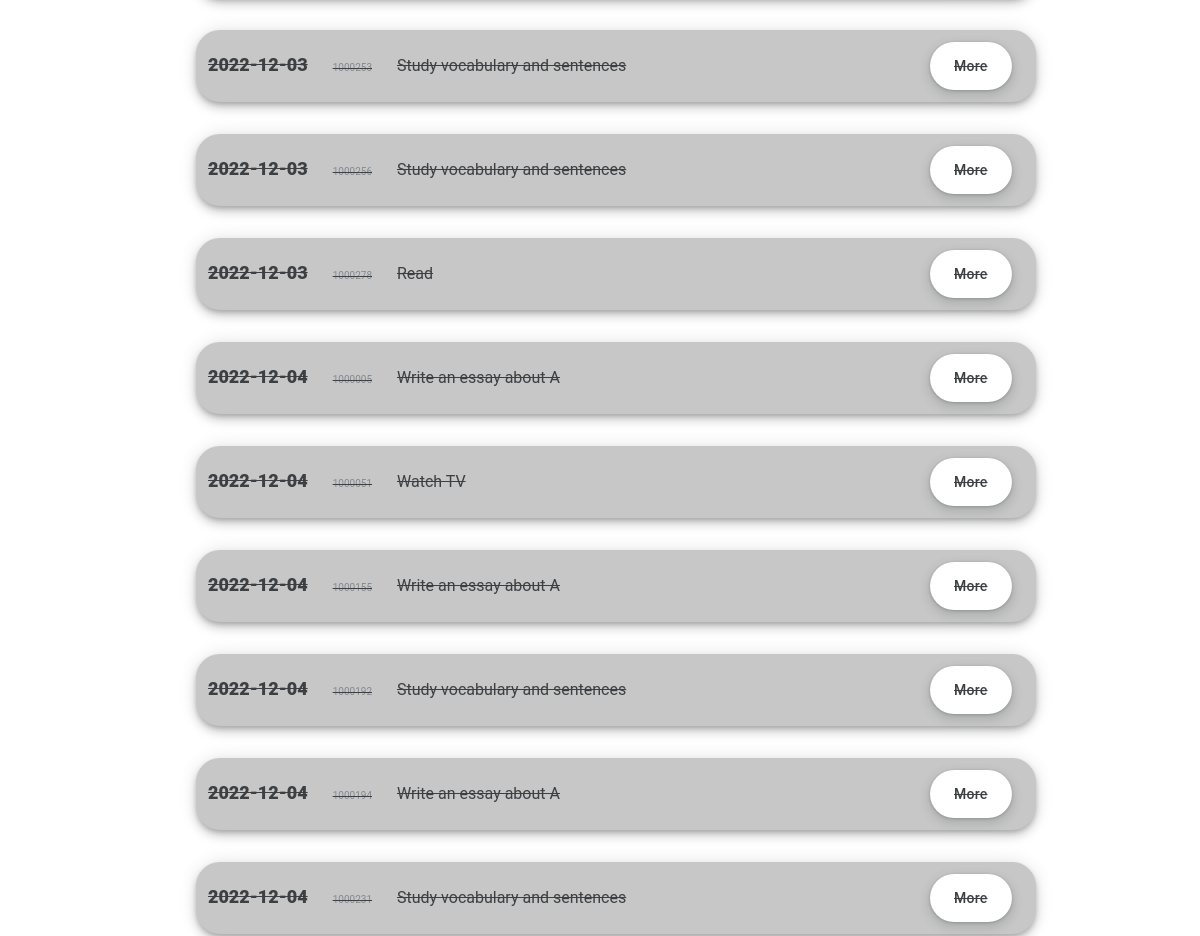
The app's page /assignments.html (signed in, middle part), older data.
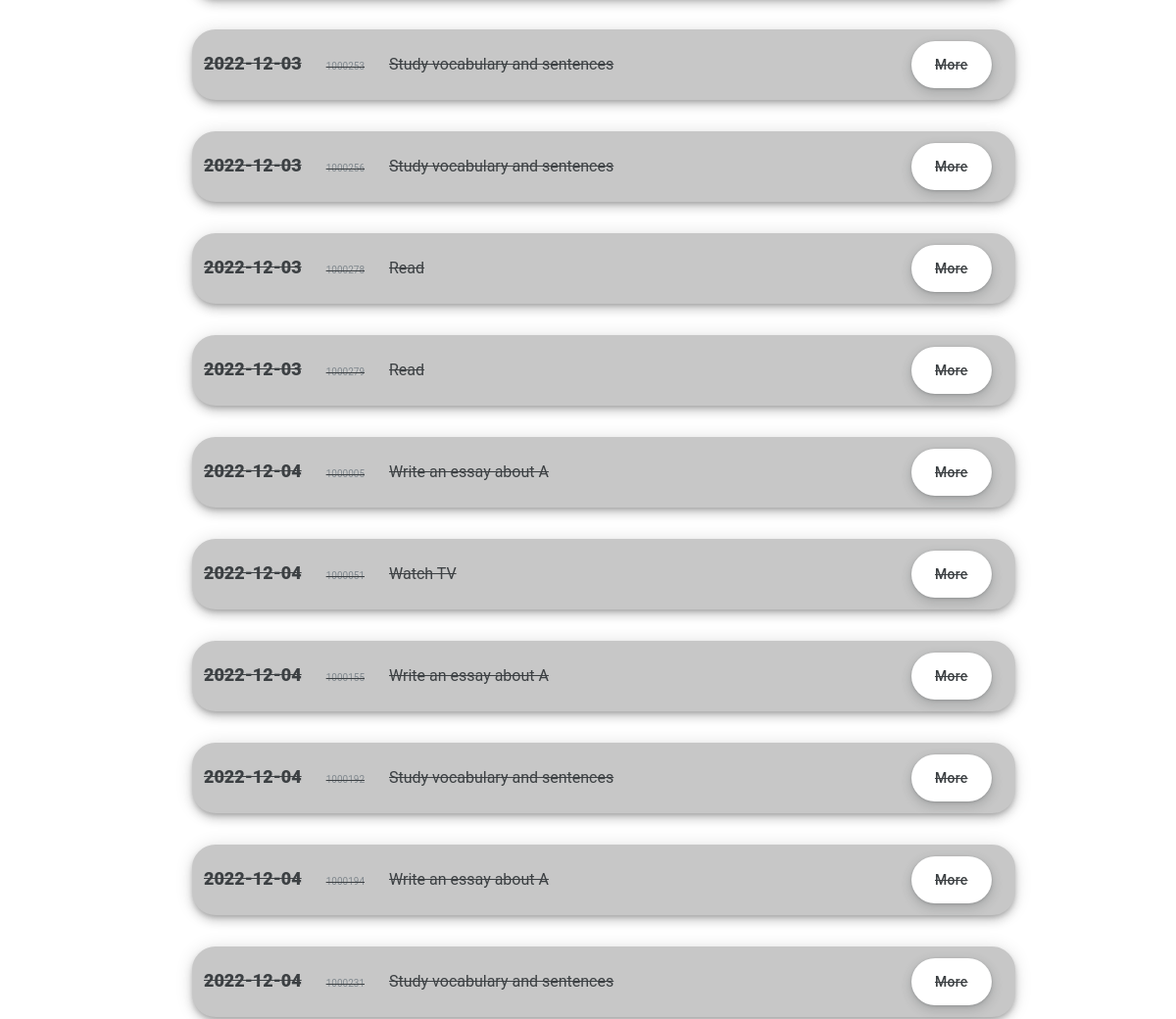
The same page, newer data.
### nieszkolni_app/models.py (models this page shows)
class Curriculum(models.Model):
    item = models.IntegerField(primary_key=True)
    deadline_text = models.CharField(max_length=200, default="")
    deadline_number = models.IntegerField()
    name = models.CharField(max_length=200, default="")
    component_id = models.CharField(max_length=200, default="")
    component_type = models.CharField(max_length=200, default="")
    assignment_type = models.CharField(max_length=200, default="")
    title = models.CharField(max_length=200, default="")
    content = models.TextField(default="")
    matrix = models.CharField(max_length=200, default="")
    resources = models.TextField(default="")
    conditions = models.TextField(default="")
    status = models.CharField(max_length=200, default="uncompleted")
    completion_stamp = models.IntegerField(default=0)
    completion_date = models.IntegerField(default=0)
    submitting_user = models.CharField(max_length=200, default="")
    reference = models.IntegerField(default=0)

### nieszkolni_app/views.py (the view)
# urls.py: path('assignments.html', views.assignments, name="assignments"),
@login_required
def assignments(request):
    if request.user.is_authenticated:
        first_name = request.user.first_name
        last_name = request.user.last_name
        current_user = first_name + " " + last_name
        user_agent = get_user_agent(request)
        score = ActivityManager().calculate_points_this_week(current_user)
        display_first_name = first_name.capitalize()
        messages.success(request, (f"{display_first_name}, if you encounter an error, take a screenshot and send it to Damian via email."))
        if request.method == "POST":
            item = request.POST["item"]
            return render(request, "assignments.html", {"item": item})
        else:
            uncomplated_assignments = CurriculumManager().display_uncompleted_assignments(current_user)
            complated_assignments = CurriculumManager().display_completed_assignments(current_user)
            if user_agent.is_mobile:
                return render(request, "m_my_to_do_list.html", {
                    "uncomplated_assignments": uncomplated_assignments,
                    "complated_assignments": complated_assignments,
                    "score": score
                    })
            else:
                return render(request, "assignments.html", {
                    "uncomplated_assignments": uncomplated_assignments,
                    "complated_assignments": complated_assignments,
                    "score": score
                    })

### nieszkolni_folder/audit_manager.py (called while the page is built)
    def check_if_clocked_in(self, clocking_user):
        with connection.cursor() as cursor:
            cursor.execute(f'''
                SELECT clock_out
                FROM nieszkolni_app_audit
                WHERE clocking_user = '{clocking_user}'
                AND entry_type = 'automatic'
                AND status = 'started'
                ORDER BY stamp DESC
                LIMIT 1
                ''')
            response = cursor.fetchone()
            if response is not None:
                if response[0] == 0:
                    status = True
                else:
                    status = False
            else:
                status = False
            return status

### nieszkolni_folder/back_office_manager.py (called while the page is built)
    def display_option_by_command(self, command):
        with connection.cursor() as cursor:
            cursor.execute(f'''
                SELECT value
                FROM nieszkolni_app_option
                WHERE command = '{command}'
                ''')
            data = cursor.fetchone()
            return data

### nieszkolni_folder/context_processors.py (called while the page is built)
def sections_processor(request):
    if request.user.is_authenticated:
        first_name = request.user.first_name
        last_name = request.user.last_name
        current_user = first_name + " " + last_name
        if request.user.is_superuser:
            superuser_status = True
        else:
            superuser_status = False
        status = AuditManager().check_if_clocked_in(current_user)
        return {"status": status, "superuser_status": superuser_status}
    else:
        return {}

### nieszkolni_folder/curriculum_manager.py (called while the page is built)
    def assignments_and_status_from_to(self, client, start, end):
        start_number = TimeMachine().date_to_number(start)
        end_number = TimeMachine().date_to_number(end)
        with connection.cursor() as cursor:
            cursor.execute(f'''
                SELECT assignment_type, status
                FROM nieszkolni_app_curriculum
                WHERE name = '{client}'
                AND deadline_number > '{start_number}'
                AND deadline_number <= '{end_number}'
                ''')
            assignments = cursor.fetchall()
            return assignments

### nieszkolni_folder/time_machine.py (called while the page is built)
    def today(self):
        return datetime.now().strftime(today_pattern)

    def today_number(self):
        today = self.today()
        today_number = self.date_to_number(today)
        return today_number

### nieszkolni_app/templates/assignments.html (shortened to what this page needs)
{% extends 'base.html' %}
{% block 'content' %}
{% load static %}
<div class="list_container">
	<ul class="list">
		{% for complated_assignment in complated_assignments %}
			<form action="{% url 'assignment' %}" method="POST">
				<li class="list_item list_item_complted list_item_crossed">
					<div class="list_content">{{ complated_assignment.1 }}</div>
					<div class="list_content_small">{{ complated_assignment.0 }}</div>
					<div class="list_content_inside">{{ complated_assignment.7 }}</div>
					<button type="submit" class="list_button button_main" name="go_to" value="assignment">More</button>
				</li>
			</form>
		{% endfor %}
	</ul>
</div>
{% endblock %}

### nieszkolni_app/templates/base.html (shortened to what this page needs)
{% load user_agents %}
{% load static %}
{% if request|is_mobile %}
<head>
    <link href="https://cdn.jsdelivr.net/npm/bootstrap@5.1.3/dist/css/bootstrap.min.css" rel="stylesheet">
    <link rel="stylesheet" type="text/css" href="{% static 'styles.css' %}">
</head>
{% endif %}
</head>
<body>
<div id="main_content">
  {% block 'content' %}
  {% endblock %}
</div>
  </body>
</html>

### nieszkolni_app/static/styles.css (style rules this page uses)
body { height: 100%; margin: 0px; }
.button_main { align-items: center; appearance: none; background-color: #fff; border-radius: 24px; border-style: none; box-shadow: rgba(0, 0, 0, .2) 0 3px 5px -1px,rgba(0, 0, 0, .14) 0 6px 10px 0,rgba(0, 0, 0, .12) 0 1px 18px 0; box-sizing: border-box; color: #3c4043; cursor: pointer; display: inline-flex; fill: currentcolor; font-family: "Google Sans", Roboto, Arial, sans-serif; font-size: 14px; font-weight: 500; height: 48px; justify-content: center; letter-spacing: .25px; line-height: normal; margin: 1vw; max-width: 100%; overflow: visible; padding: 2px 24px; position: relative; text-align: center; text-decoration: none; text-transform: none; transition: box-shadow 280ms cubic-bezier(.4, 0, .2, 1),opacity 15ms linear 30ms,transform 270ms cubic-bezier(0, 0, .2, 1) 0ms; user-select: none; -webkit-user-select: none; touch-action: manipulation; width: auto; will-change: transform, opacity; z-index: 0; }
.button_main:not(:disabled) { box-shadow: rgba(60, 64, 67, .3) 0 1px 3px 0, rgba(60, 64, 67, .15) 0 4px 8px 3px; }
.list { align-items: center; list-style: none; display: flex; flex-direction: column; justify-content: center; }
.list_item { align-items: baseline; background-color: #fff; border-radius: 24px; border-style: none; box-shadow: rgba(0, 0, 0, .2) 0 3px 5px -1px,rgba(0, 0, 0, .14) 0 6px 10px 0,rgba(0, 0, 0, .12) 0 1px 18px 0; color: #3c4043; display: flex; font-family: "Google Sans", Roboto, Arial, sans-serif; justify-content: center; margin-top: 1vh; margin-bottom: 1vh; padding: 0vh 1vw 0vh 1vw; user-select: none; width: 70vw; }
.list_content { display: inline-flex; color: #3c4043; font-size: 18px; font-weight: 850; }
.list_content_small { display: inline-flex; color: #81898F; font-size: 10px; font-weight: 400; margin-left: 25px; }
.list_content_inside { display: inline-flex; margin-left: 25px; }
.list_button { margin-left: auto; }
.list_item_complted { background-color: #C7C7C7; }
.list_item_crossed { text-decoration: line-through; }

Row changes from the older to the newer data that the page shows:
added Curriculum: deadline_text "2022-12-03", item "1000279", title "Read"
